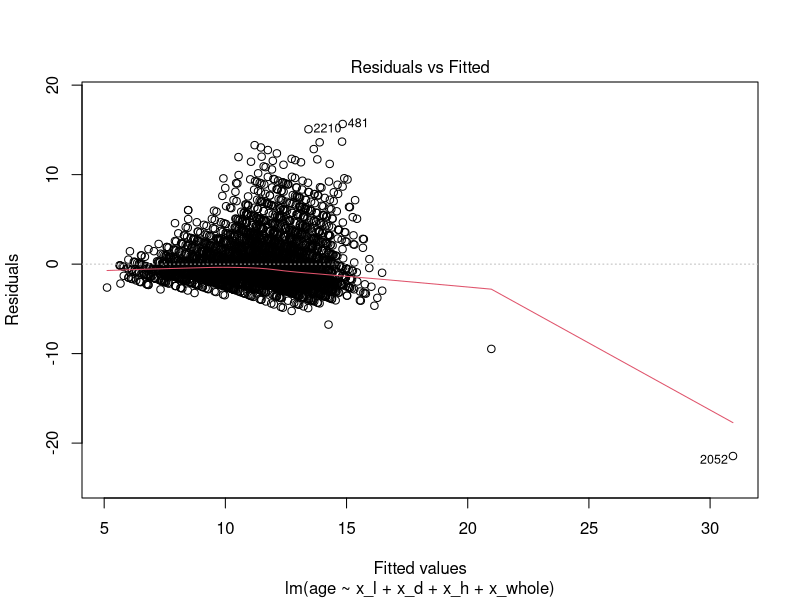
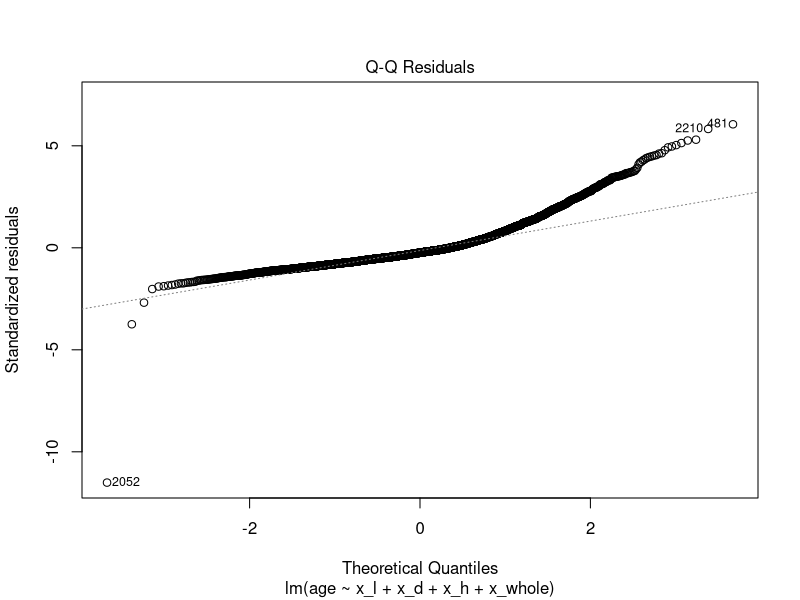
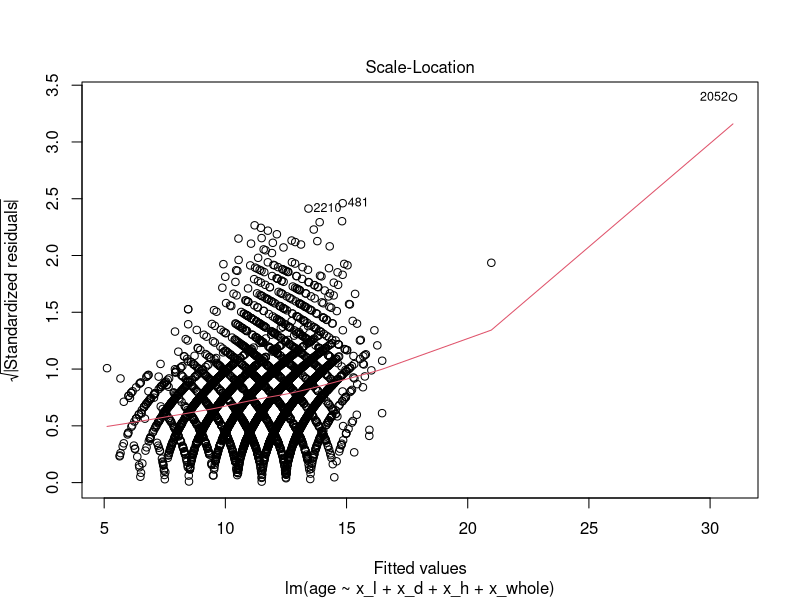
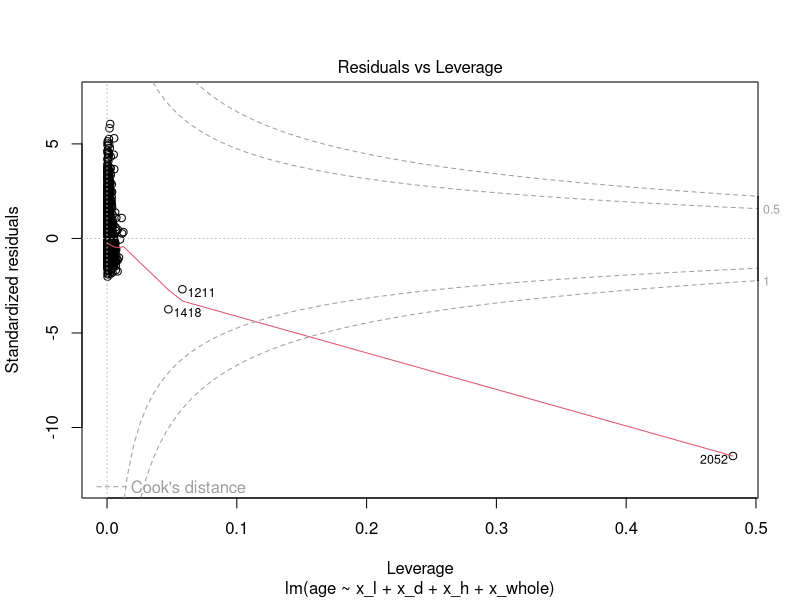
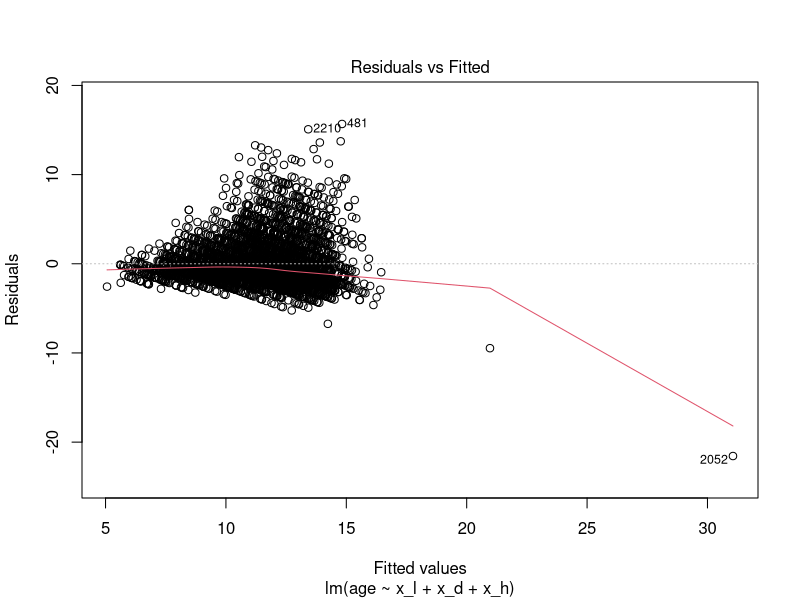
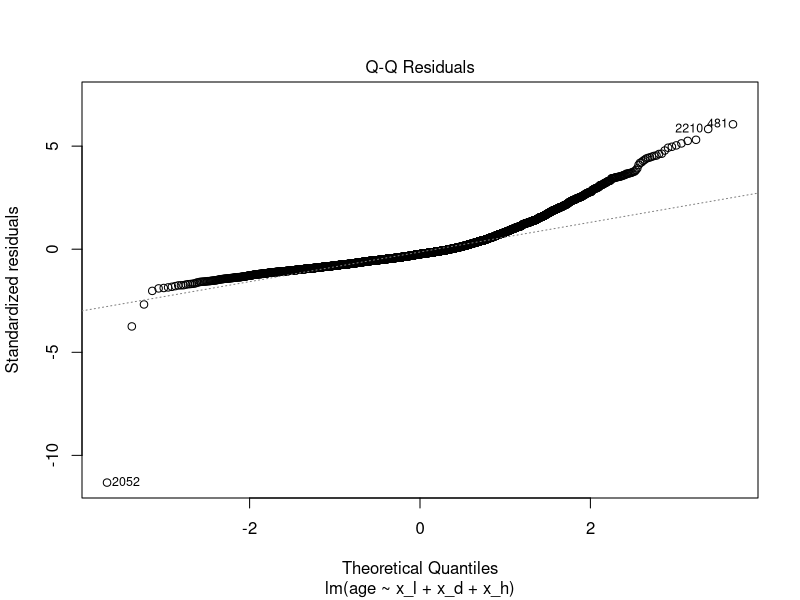
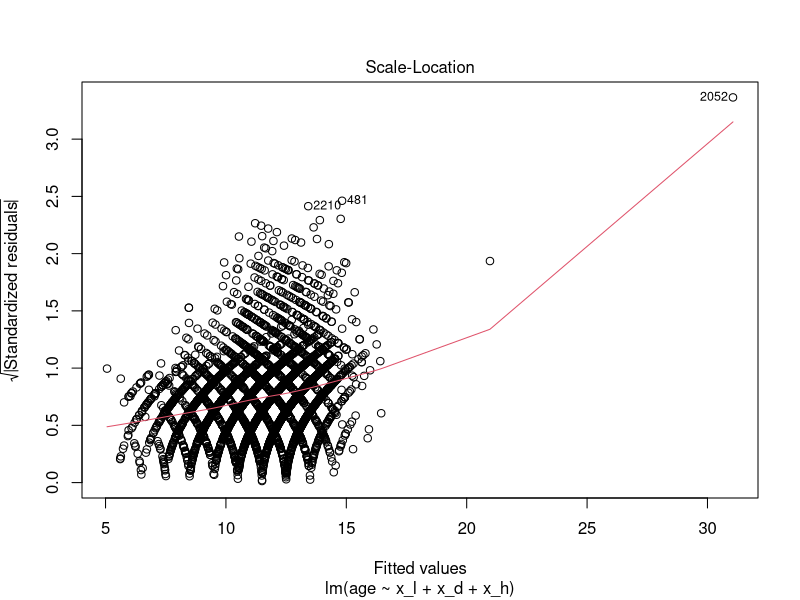
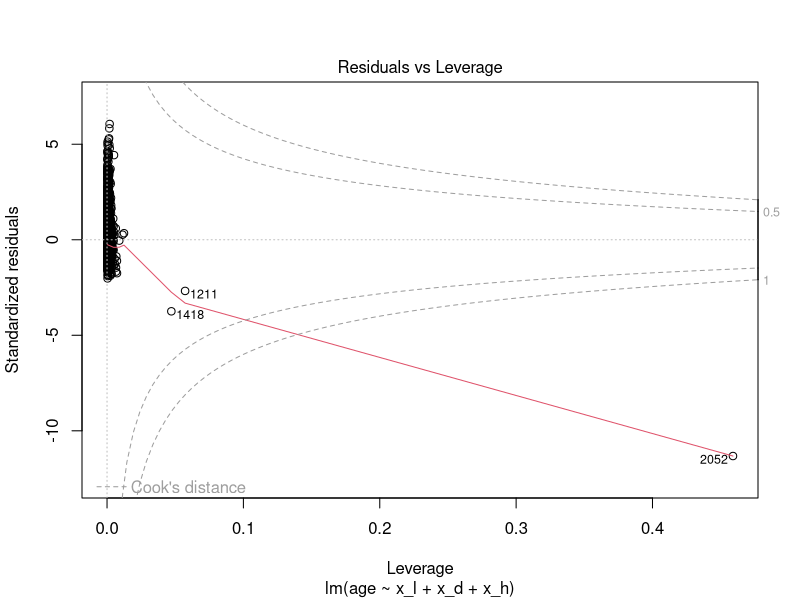

These charts were generated, in order, by the following R code:
database <- read.csv('data.csv')
head(database)
cor(database)

lm.sol <- lm(age ~ x_l + x_d + x_h + x_whole, data=database)
# lm.sol <- lm(age ~ x_l + x_d + x_h + x_whole, data=database)
summary(lm.sol)

# library(leaps)
# leaps<-regsubsets(age ~ x_l + x_d + x_h + x_whole + x_shucked + x_viscera + x_shell, data=database, nbest=7)
# library(car)
# subsets(leaps,statistic = 'cp',main='Cp plot for all subsets regression')
# abline(1,1,lty=2,col='blue',y_max=5)

pdf("lm.sol.pdf")
plot(lm.sol)

lm.step = step(lm.sol)
summary(lm.step)

pdf("lm.step.pdf")
plot(lm.step)

anova(lm.step,lm.sol)
